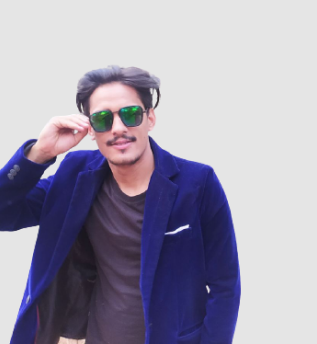
#> input picture pratice/am1.png, 317 x 344 px
$ python cartoon1.py
#> lines starting #> are read from the running program, lines starting #| are printed output that depends on the picture
import cv2
import numpy as np
from tkinter.filedialog import askopenfilename
from tkinter import *
root = Tk()
root.title("image to cartoon")
root.geometry('644x300+0+0')
label = Label(
    text='welcome to the party bro...'
)
label.pack()
try:
    photo = askopenfilename()
#> the answer given: am1.png
    print(photo)
    img = cv2.imread(photo)
#> img is the input picture: shape (344, 317, 3); mean B, G, R 173.1, 155.2, 159.8
    grey = cv2.cvtColor(img, cv2.COLOR_BGR2GRAY)
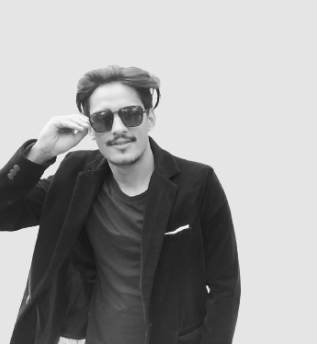
#> grey: shape (344, 317); min 22, max 249, mean 158.6
    grey = cv2.medianBlur(grey, 2)
    edges = cv2.adaptiveThreshold(
        grey, 255, cv2.ADAPTIVE_THRESH_MEAN_C, cv2.THRESH_BINARY, 9, 9)
    # nowm cartoon it

    color = cv2.bilateralFilter(img, 9, 250, 250)
    cartoon = cv2.bitwise_and(color, color, mask=edges)
    cv2.imshow("Image", img)
    cv2.imshow("cartoon", cartoon)
    #  save
    cv2.imwrite("cartoon200.jpg", cartoon)
    cv2.waitKey(0)
    cv2.destroyAllWindows()
#> (the run stopped early here; a loop or call above may not have finished)
